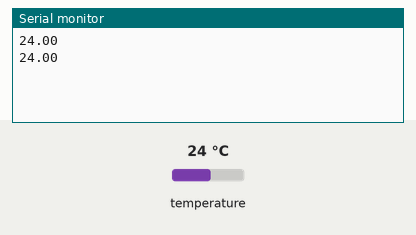
The sketch below on a simulated Arduino Uno, built with avr-gcc and run on an emulated ATmega328P. Shown: the last lines printed to the serial monitor. The inputs (shaded band) are chosen by the test bench; at power-on: temperature 24 °C.

Above: at 2.3 s.
2.4 s: temperature set to 12 °C
At 2.4 s:
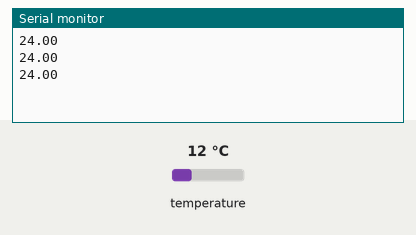
3.9 s: temperature set to 19 °C
At 3.9 s:
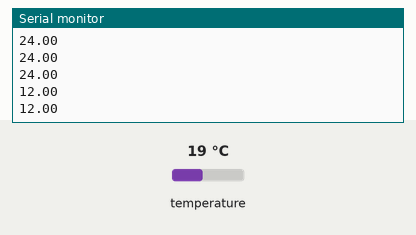
Timing chart, 0 to 6.9 s (numbered marks = the images above; inputs shaded):
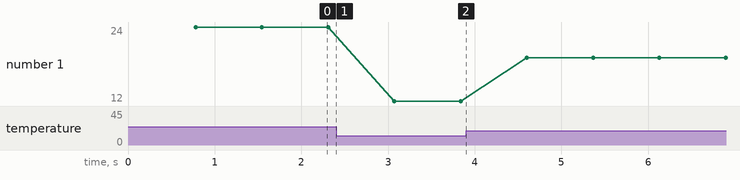

The sketch:

temperature.ino
```cpp
/* Revised from Arduino-Temperature-Control-Library/examples/Simple/Simple.pde
   Use DS18B20 to measure the temperature and show through serial
   Editor: Sean, Lu
   Last update: 3/31, 2018
*/
/*
   Update: Revise wrong word
*/

// Include the libraries we need

#include <OneWire.h>
#include <DallasTemperature.h>

// Data wire is plugged into port 2 on the Arduino
// ----------------------
#define ONE_WIRE_BUS 2
// ----------------------

// Setup a oneWire instance to communicate with any OneWire devices
// (not just Maxim/Dallas temperature ICs)

OneWire oneWire(ONE_WIRE_BUS);

// Pass our oneWire referance to Dallas Temperature
DallasTemperature sensors(&oneWire);

// Setup function. Initial sensors here
void setup(void)
{
	// Start Serial port
	Serial.begin(9600);
	// Start up the library
	sensors.begin();
}

// Loop function. Get and show temperature here
void loop(void)
{
	// call sensors.requestTemperatures() to issue a global temperature
	// request to all devices on the bus
	sensors.requestTemperatures();
	// Send the command to get temperature
	// After we got the temperature, we can print them here
	// We use the function ByIndex, and as an example get the temperature
	// from the first sensor only
	Serial.println(sensors.getTempCByIndex(0));
}
```

Measured:
- plotted number 1: 24 → 12 after the input at 2.4 s, 12 → 19 after the input at 3.9 s
